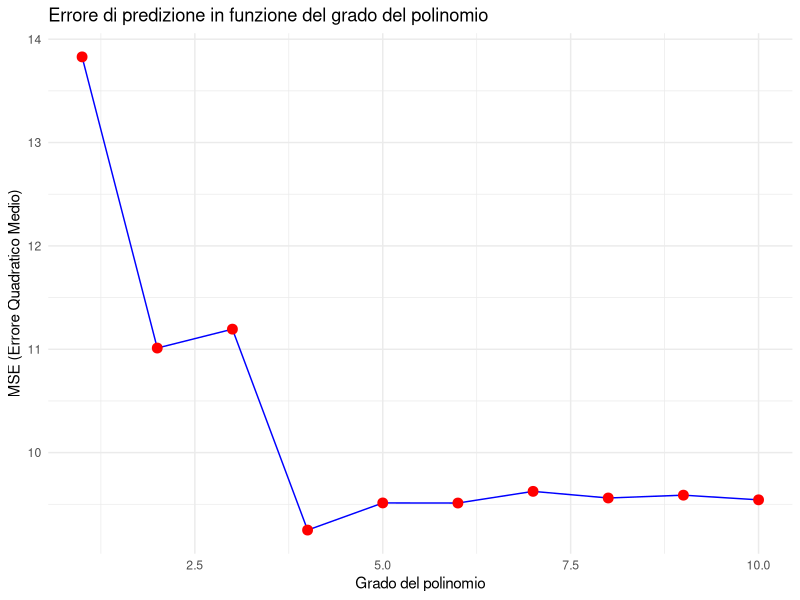
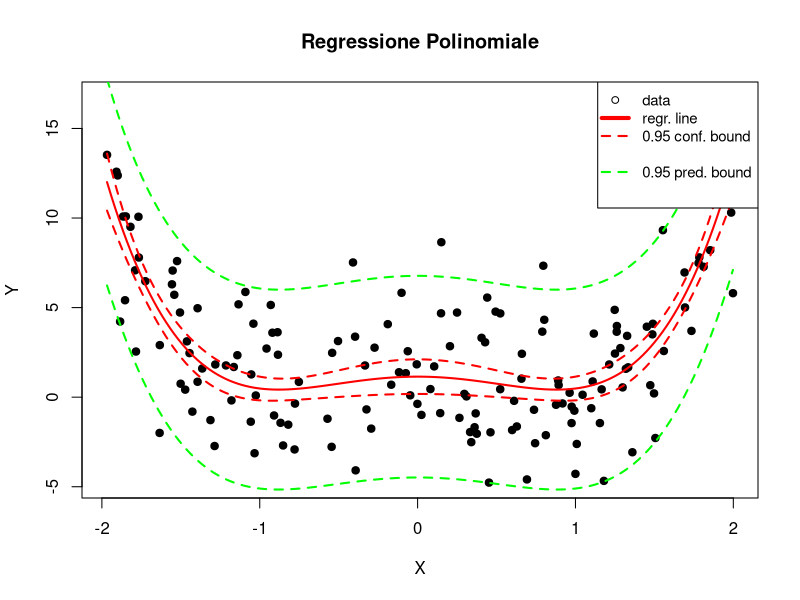
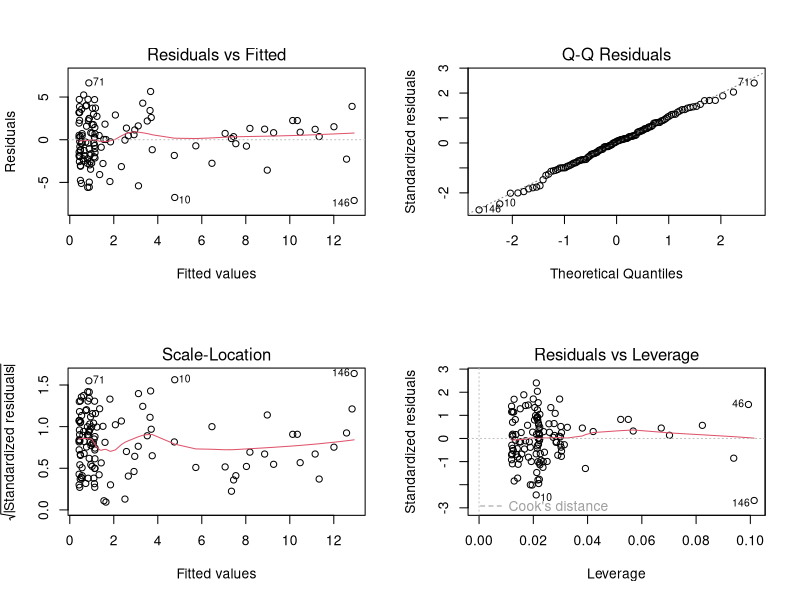

R code for these plots, in order:
#### Lettura e divisione del dataset ####
# Lettura del dataset
dataset = read.csv("RegressionExam250218.csv",header=T,na.strings ="?") # non legge l'intestazione
dataset = na.omit(dataset) # cancella le righe che hanno dei valori mancanti
n = dim(dataset) # dim dataset (senza le righe con valori mancanti)
X = dataset$X
y = dataset$Y # variabile dipendente

# Creazione della cartella per le immagini
if (!dir.exists("img")) {
  dir.create("img")
}


#### PUNTO 1 ####

# Creazione di una matrice con le potenze di X fino al grado 10
x <- sapply(1:10, function(p) X^p)
colnames(x) <- paste0("X", 1:10) # aggiunge i nomi alle colonne

# Creazione di un nuovo dataset con le nuove X e la variabile Y
dataset <- data.frame(Y=y, x)

# Divisione del dataset in train e test
set.seed(2025)
train = sample(1:nrow(x), 0.75*nrow(x))  # indici per la divisione del dataset
test = (-train)
y.test = y[test]
d_train_complete = dataset[train,] # train: 75% dei dati
d_test_complete = dataset[test,] # test: 25% dei dati
attach(d_train_complete)

# Inizializza un vettore per memorizzare gli errori di predizione sul test set
test_errors <- numeric(10)

# Itera sui polinomi di grado da 1 a 10
for (p in 1:10) {
  # Costruisce la formula della regressione polinomiale includendo tutte le potenze fino a X^p
  formula_poly <- as.formula(paste("Y ~", paste(colnames(x)[1:p], collapse = " + ")))
  
  # Addestra il modello di regressione polinomiale sui dati di training
  model <- lm(formula_poly, data = d_train_complete)
  
  # Effettua le previsioni sui dati di test
  predictions <- predict(model, newdata = d_test_complete)
  
  # Calcola l'errore quadratico medio (MSE) tra le predizioni e i valori reali del test set
  test_errors[p] <- mean((y.test - predictions)^2)
}

# Genera un grafico che mostra l'errore quadratico medio in funzione del grado del polinomio
library(ggplot2)
dev.new()
ggplot(data.frame(Grado = 1:10, MSE = test_errors), aes(x = Grado, y = MSE)) +
  geom_line(color = "blue") +  
  geom_point(color = "red", size = 3) +
  labs(title = "Errore di predizione in funzione del grado del polinomio", x = "Grado del polinomio", y = "MSE (Errore Quadratico Medio)") +
  theme_minimal()
dev.print(device = jpeg, "img/error_plot.jpg", width = 800, height = 800)

# Identifica il grado del polinomio che minimizza l'errore di predizione
best_p <- which.min(test_errors)
print(paste("Il miglior grado del polinomio è:", best_p))
# Il miglior grado del polinomio è: 4


#### PUNTO 2 ####

# Ridimensionamento del dataset
d_train = dataset[train, 1:5]  # contiene solo le prime 5 colonne di d_train (fino a X4)
d_test = dataset[test, 1:5]    # contiene solo le prime 5 colonne di d_test (fino a X4)
attach(d_train)

## Backward Stepwise Selection ##
startmod=lm(Y~.,data=d_train) # start: modello con tutti i regressori (.) 
scopmod=lm(Y~1,data=d_train) # scop: modello costante (1)

# Costruisce il modello ottimo basato su BIC con la direzione specificata
optmodBIC <- step(startmod,direction = "backward", scope=formula(scopmod), k=log(n[1])) # bisogna specificare il k

# Restituisce il numero di parametri del modello selezionato (inclusa l'intercetta) e il valore del BIC del modello finale.
extractAIC(optmodBIC, k=log(n[1])) 
summary(optmodBIC)

# Estrazione dei coefficienti del modello (optmodBIC)
coefficients = coef(optmodBIC)

#### PUNTO 3 ####

# plot dei dati
dev.new()
plot(X, y, pch = 19, col = "black", main = "Regressione Polinomiale", xlab = "X", ylab = "Y") 

# calcolo e plot della funzione di regressione
x_seq <- seq(min(X), max(X), along.with = X)
y_pred <- coefficients[1] + coefficients[2] * x_seq^2 + coefficients[3] * x_seq^4
lines(x_seq, y_pred, col ="red",lwd=2)
dev.print(device=pdf, "img/regression_function.pdf")

# calcolo e plot dell'intervallo di confidenza e dell'intervallo di predizione
xx <- data.frame(X2 = x_seq^2, X4 = x_seq^4)
ci_lin <- predict(optmodBIC,xx,se.fit = T,interval = "confidence")
matplot(x_seq,ci_lin$fit[,2],lty=2,lwd=2,col="red", type="l", add=T)
matplot(x_seq,ci_lin$fit[,3],lty=2,lwd=2,col="red", type="l", add=T)
pi_lin <- predict(optmodBIC,xx,se.fit = T,interval = "prediction")
matplot(x_seq,pi_lin$fit[,2],lty=2,lwd=2,col="green", type="l", add=T)
matplot(x_seq,pi_lin$fit[,3],lty=2,lwd=2,col="green", type="l", add=T)
legend('topright', c('data','regr. line','0.95 conf. bound',NA,'0.95 pred. bound',NA), lty=c(NA, 1,2,NA,2,NA), col=c('black','red','red','red','green','green'), pch=c(1,NA,NA,NA,NA,NA), lwd=c(NA,4,2,2,2,2), cex=.9)
dev.print(device=pdf, "img/conf_pred_int.pdf")

#### PUNTO 4 ####
dev.new()
par(mfrow=c(2,2))
plot(optmodBIC)